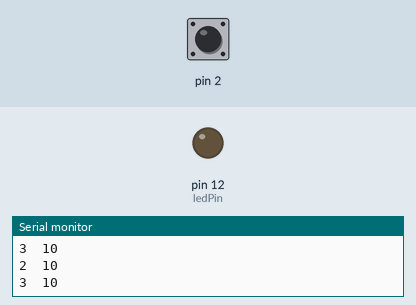
This sketch was run on a simulated Arduino Uno, built with avr-gcc and run on an emulated ATmega328P. On the bench: output pins drawn as LEDs (lit = HIGH), the last lines printed to the serial monitor. Inputs (shaded band) come from the test bench; at power-on: pin 2 HIGH.

Above: at 1.2 s.
1.3 s: pin 2 pulled LOW for 0.15 s
At 1.44 s:
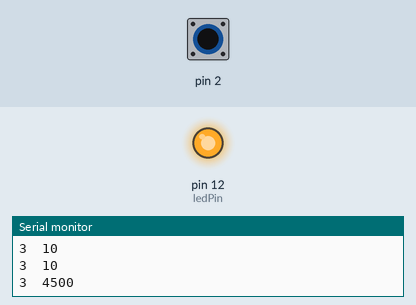
3.0 s: pin 2 pulled LOW for 3.2 s
At 7.7 s:
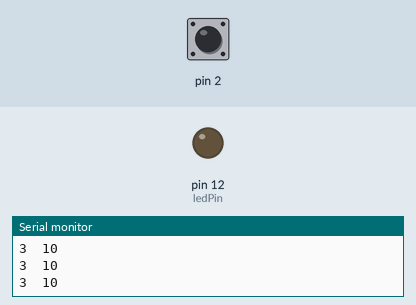
Timing chart, 0 to 9.2 s (numbered marks = the images above; inputs shaded):
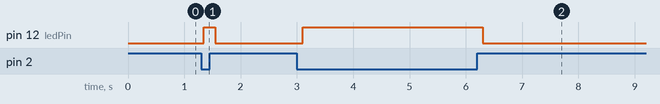

The sketch:

copper_sensor.ino
```cpp
#include <CapacitiveSensor.h>

/*
 * CapitiveSense Library Demo Sketch
 * Paul Badger 2008
 * Uses a high value resistor e.g. 10 megohm between send pin and receive pin
 * Resistor effects sensitivity, experiment with values, 50 kilohm - 50 megohm. Larger resistor values yield larger sensor values.
 * Receive pin is the sensor pin - try different amounts of foil/metal on this pin
 * Best results are obtained if sensor foil and wire is covered with an insulator such as paper or plastic sheet
 */


CapacitiveSensor   cs_4_2 = CapacitiveSensor(4,2);        // 10 megohm resistor between pins 4 & 2, pin 2 is sensor pin, add wire, foil
int threshold = 50;
int ledPin = 12;

void setup()
{

   cs_4_2.set_CS_AutocaL_Millis(0xFFFFFFFF);     // turn off autocalibrate on channel 1 - just as an example
   Serial.begin(9600);
   pinMode(ledPin, OUTPUT);

}

void loop()
{
    long start = millis();
    long sensorValue =  cs_4_2.capacitiveSensor(30);

    Serial.print(millis() - start);        // check on performance in milliseconds
    Serial.print("\t");                    // tab character for debug window spacing
    Serial.println(sensorValue);                  // print sensor output 1

    if(sensorValue > threshold){
      digitalWrite(ledPin, HIGH);
    }
    else{
      digitalWrite(ledPin, LOW);
    }


    delay(100);                             // arbitrary delay to limit data to serial port
}
```

Measured:
- after the input at 1.3 s, pin 12 (ledPin): LOW → HIGH after 0.05 s, → LOW 0.21 s later
- after the input at 3.0 s, pin 12 (ledPin): LOW → HIGH after 0.10 s, → LOW 3.2 s later
